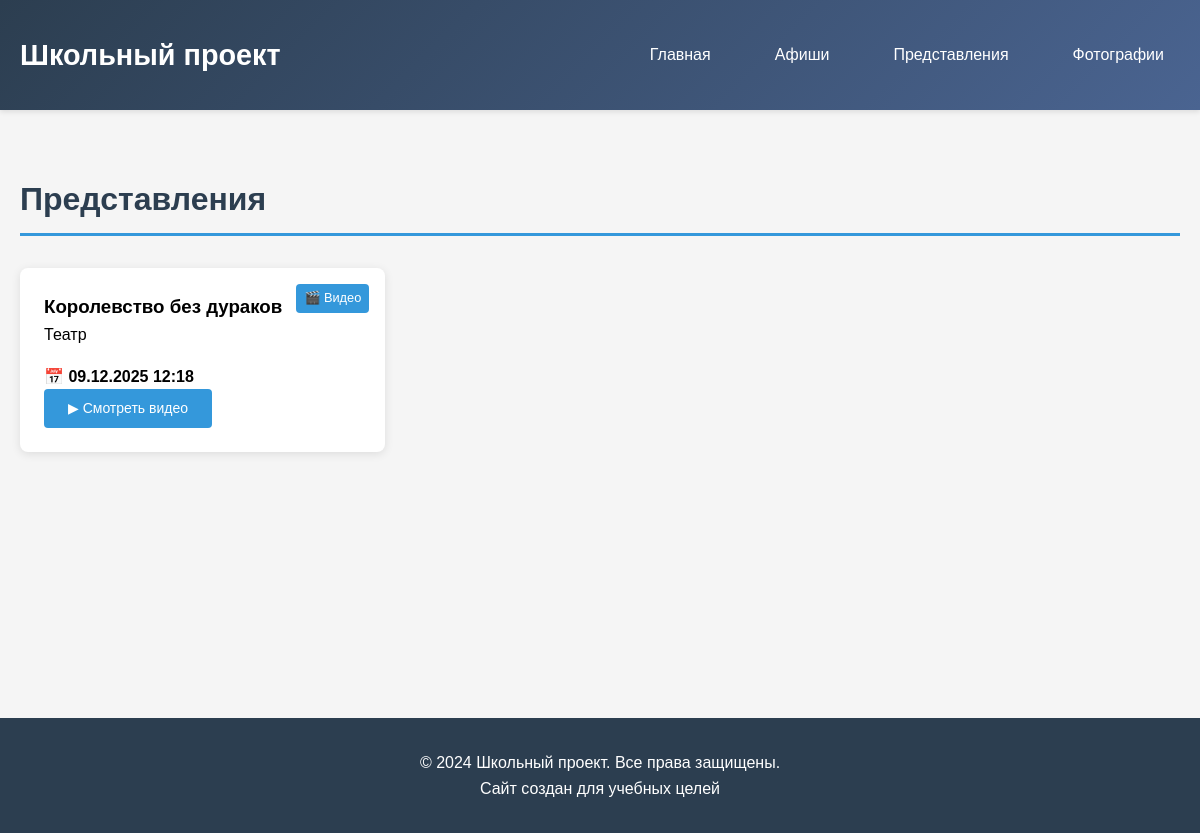
The page /performances/ on the database as committed earlier.
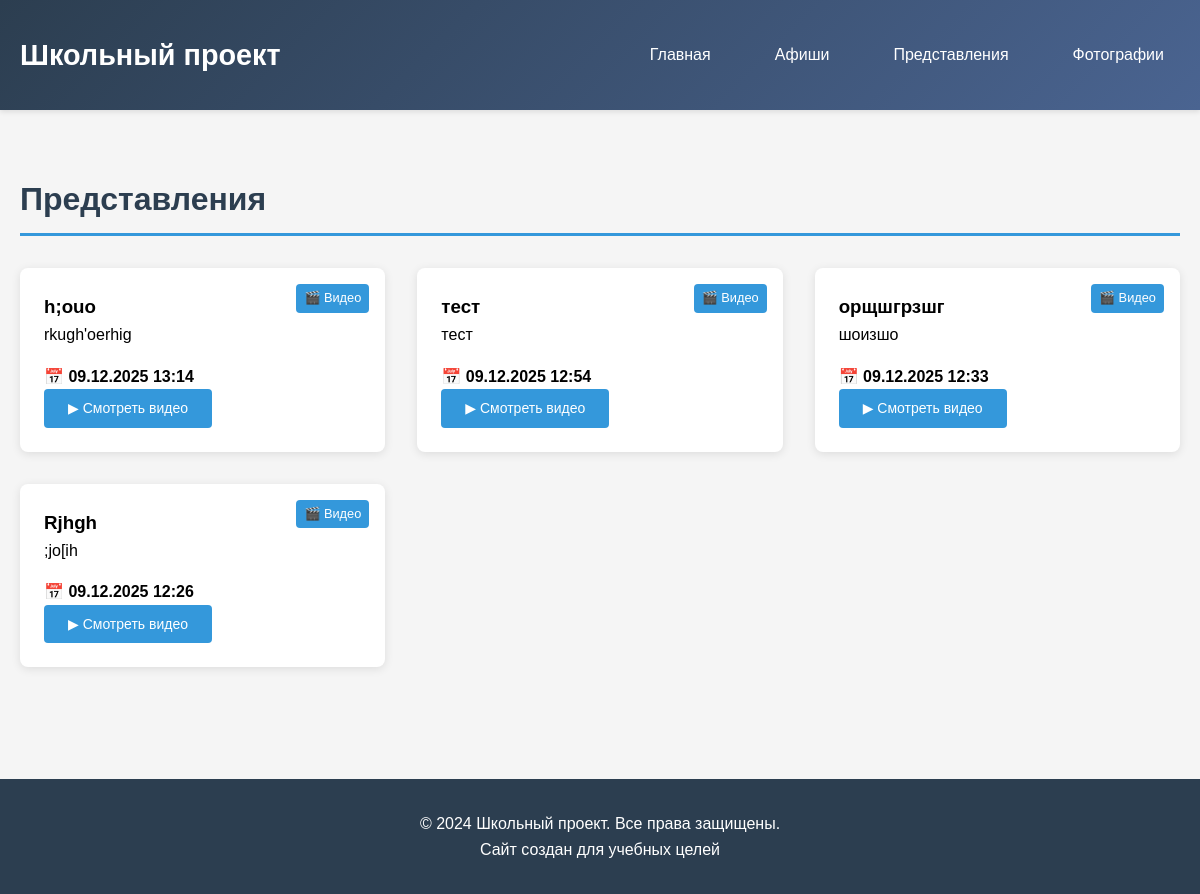
The same page on the database as committed later.
### culture/models.py (models this page shows, shortened)
class Performance(models.Model):
    title = models.CharField(max_length=200)
    description = models.TextField()
    date = models.DateTimeField()
    video_url = models.URLField(
        blank=True,
        null=True,
        help_text="Ссылка на YouTube видео (например: https://www.youtube.com/watch?v=VIDEO_ID)"
    )
    video_file = models.FileField(
        upload_to='videos/',
        blank=True,
        null=True,
        help_text="Загрузите видео в формате MP4 (рекомендуется)"
    )
    created_at = models.DateTimeField(default=timezone.now)

### culture/views.py (the view)
# urls.py: path('performances/', views.performances_list, name='performances'),
def performances_list(request):
    performances = Performance.objects.all().order_by('-date')
    return render(request, 'culture/performances.html', {'performances': performances})

### culture/templates/culture/performances.html (shortened to what this page needs)
{% extends 'culture/base.html' %}
{% block content %}
    <h1 class="section-title">Представления</h1>
    <div class="grid">
        {% for performance in performances %}
        <div class="card">
            <div class="card-content">
                {% if performance.video_url or performance.video_file %}
                <div style="position: absolute; top: 1rem; right: 1rem; background: #3498db; color: white; padding: 0.25rem 0.5rem; border-radius: 4px; font-size: 0.8rem;">
                    🎬 Видео
                </div>
                {% endif %}
                <h3>{{ performance.title }}</h3>
                <p>{{ performance.description|truncatechars:150 }}</p>
                <div style="margin-top: 1rem;">
                    <p><strong>📅 {{ performance.date|date:"d.m.Y H:i" }}</strong></p>
                    <a href="{% url 'performance_detail' performance.pk %}" class="btn">
                        ▶ Смотреть видео
                    </a>
                </div>
            </div>
        </div>
        {% endfor %}
    </div>
{% endblock %}

Rows that differ between the two databases and show on the page:
removed Performance: shows "🎬 Видео", title "Королевство без дураков", description "Театр", date "09.12.2025 12:18"
added Performance: shows "🎬 Видео", title "h;ouo", description "rkugh'oerhig", date "09.12.2025 13:14"
added Performance: shows "🎬 Видео", title "тест", description "тест", date "09.12.2025 12:54"
added Performance: shows "🎬 Видео", title "орщшгрзшг", description "шоизшо", date "09.12.2025 12:33"
added Performance: shows "🎬 Видео", title "Rjhgh", description ";jo[ih", date "09.12.2025 12:26"
